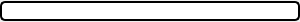
<?xml version="1.0" encoding="UTF-8"?>
<ui version="4.0">
 <class>ParamEditBox</class>
 <widget class="QWidget" name="ParamEditBox">
  <property name="geometry">
   <rect>
    <x>0</x>
    <y>0</y>
    <width>300</width>
    <height>22</height>
   </rect>
  </property>
  <property name="windowTitle">
   <string>Form</string>
  </property>
  <layout class="QVBoxLayout" name="verticalLayout">
   <property name="spacing">
    <number>0</number>
   </property>
   <property name="leftMargin">
    <number>0</number>
   </property>
   <property name="topMargin">
    <number>0</number>
   </property>
   <property name="rightMargin">
    <number>0</number>
   </property>
   <property name="bottomMargin">
    <number>0</number>
   </property>
   <item>
    <widget class="ParamEditBox" name="fnameBox">
     <property name="minimumSize">
      <size>
       <width>300</width>
       <height>0</height>
      </size>
     </property>
     <property name="maximumSize">
      <size>
       <width>300</width>
       <height>16777215</height>
      </size>
     </property>
     <property name="styleSheet">
      <string notr="true">border-radius: 5px;
border: 2px inset #000000;
color: rgb(0, 0, 0);
background-color: rgb(255, 255, 255);</string>
     </property>
    </widget>
   </item>
  </layout>
 </widget>
 <customwidgets>
  <customwidget>
   <class>ParamEditBox</class>
   <extends>QLineEdit</extends>
   <header>parameditbox.h</header>
  </customwidget>
 </customwidgets>
 <resources/>
 <connections/>
</ui>
